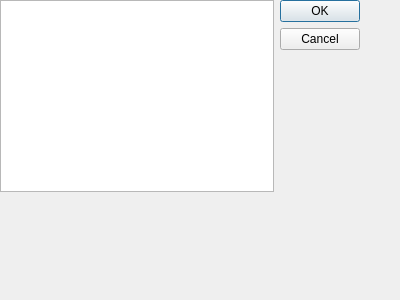
<?xml version="1.0" encoding="UTF-8"?>
<ui version="4.0">
 <class>LoadQRText</class>
 <widget class="QWidget" name="LoadQRText">
  <property name="geometry">
   <rect>
    <x>0</x>
    <y>0</y>
    <width>400</width>
    <height>300</height>
   </rect>
  </property>
  <property name="windowTitle">
   <string>Form</string>
  </property>
  <widget class="QWidget" name="layoutWidget">
   <property name="geometry">
    <rect>
     <x>0</x>
     <y>0</y>
     <width>360</width>
     <height>243</height>
    </rect>
   </property>
   <layout class="QHBoxLayout" name="horizontalLayout">
    <item>
     <layout class="QVBoxLayout" name="verticalLayout">
      <item>
       <widget class="QTextEdit" name="textEdit">
        <property name="sizePolicy">
         <sizepolicy hsizetype="Expanding" vsizetype="Preferred">
          <horstretch>0</horstretch>
          <verstretch>0</verstretch>
         </sizepolicy>
        </property>
       </widget>
      </item>
      <item>
       <spacer name="verticalSpacer">
        <property name="orientation">
         <enum>Qt::Orientation::Vertical</enum>
        </property>
        <property name="sizeHint" stdset="0">
         <size>
          <width>20</width>
          <height>40</height>
         </size>
        </property>
       </spacer>
      </item>
     </layout>
    </item>
    <item>
     <widget class="QDialogButtonBox" name="buttonBox">
      <property name="orientation">
       <enum>Qt::Orientation::Vertical</enum>
      </property>
      <property name="standardButtons">
       <set>QDialogButtonBox::StandardButton::Cancel|QDialogButtonBox::StandardButton::Ok</set>
      </property>
     </widget>
    </item>
   </layout>
  </widget>
 </widget>
 <resources/>
 <connections/>
</ui>
